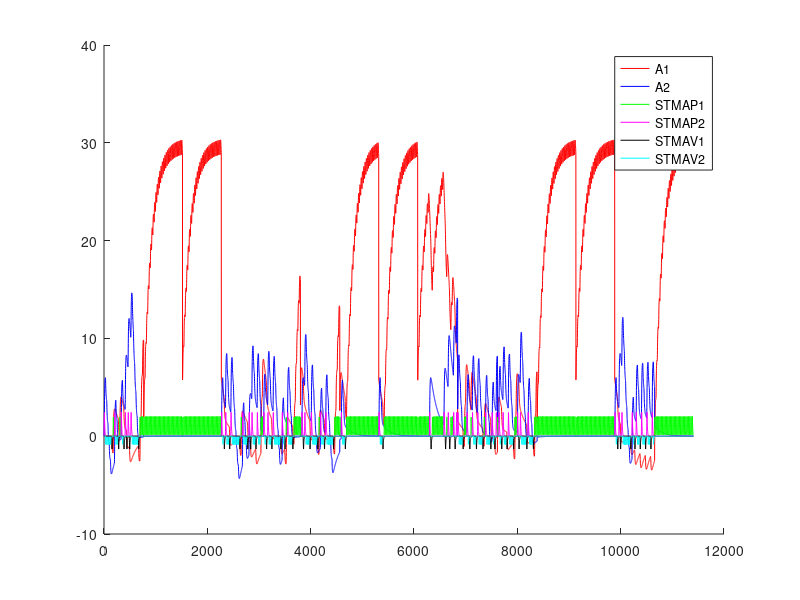

The MATLAB script that drew this image: (Note: this script raises an error after producing the figure.)
%% SHORT TERM MEMORY RESPONSE - REWARD
%% Changer les 10 premiers termes faire un duracion(i)
%% Castigos  

close all
clc
clear

%% D'abord avec la matrice 0 1 4 6  
%% 1 - Faire varier limrand - 1000 simulations, % de souris qui atteignent le maximum selon un random pour des couples alpha beta gamma delta constants
%%% ou alors au bout de combien de trials on sort de la zone de turbulence
%%%

%% 2 - On fait varier beta - On choisit un limrand qui marche un median un
%% qui marche pas a quelle vitesse s'eteint la stm, memoire courte - si on a plus de memoire, elle se d�cide plus vite

%% INICIALIZATION
%%%%%% CONSTANTES DE DECAE / SUBE
alphaAP = 0.5 ;
betaAP  = 0.125 ;
alphaAV = 0.25 ;
betaAV  = 0.125 ;
gamma = 0.0067; %0.00134; %0.0067;  %2/1 sesiones
deltaAP = 0.25 ;
deltaAV = 0.125 ;
deltaAV2 = 0.25 ;

tau = 0.8 ;
R1 = floor(10*(1-exp(-tau* 1 ))); %tiempo de refuezo para R
R2 = floor(10*(1-exp(-tau* 2 ))); %tiempo de refuezo para T

l1 = 20+R1; %20 = duraci�n entre trials
l2 = 48+R2; %48 = 20 entre trials + 8 de castigo + 20 entre trials

suma = 0; %suma es un valor necesaria para calcular max1 y min1
for i = 1:R1
  suma = suma+alphaAP*(1-betaAP)^(i-1); %% maximo por iteraciones
end

max1 = 0; %maximum de stm1
min1 = 0; %minimum de stm1
for i = 1:10
  max1 = suma + min1*(1-betaAP)^R1;
  min1 = max1*(1-betaAP)^20;
end

max2 = 0; %maximum de stm2
for i = 1:8
  max2 = max2+alphaAP*(1-betaAP)^(i-1);
end

S1 = (((max1-min1)*(0.72*l1))/2)+min1*l1; %calcul de la surfacia del triangulo m�s la de el rectangulo
                                          %0.75*l1 = 75% de l1 (base)    
S2 = (max2*(0.46*l2))/2; %calcul de la superficia del triangulo

stmAP_1_medio = S1/l1;
stmAP_2_medio = S2/l2;

A1max = (deltaAP/gamma)*stmAP_1_medio;
A2max = (deltaAP/gamma)*stmAP_2_medio;

%%%%%% CONSTANTES DE SESIONES
Ntrial  =  30 ;
Nses    =  15 ;
Ntest   =  5 ;
saving  =  0.2 ;

%%%%%% INICIALIZACION
palanca = zeros(2,1);
Rf_1=zeros(10,1);
Rf_2=zeros(10,1);
A1=zeros(1,Ntest);
A2=zeros(1,Ntest);
stmAP_1=zeros(1,Ntest);
stmAP_2=zeros(1,Ntest);
stmAV_1=zeros(1,Ntest);
stmAV_2=zeros(1,Ntest);
sesion = zeros(Nses,1);
nb_coop = zeros(Nses,Ntest);


%% INICIO DE LAS ITERATIONS
for l = 1:Ntest
  Num=0;
  for k = 1:Nses
    i=2;
    duracion = [1,1,20*ones(1,Ntrial+2)];
    d = 1;
    contador = 2;
    palanca(1)=1;
    
    if k>1
      A1(Num+1,l)=saving*A1(Num,l);
      A2(Num+1,l)=saving*A2(Num,l);
      stmAP_1(Num+1,l)=0*stmAP_1(Num,l);
      stmAP_2(Num+1,l)=0*stmAP_2(Num,l);
      stmAV_1(Num+1,l)=0*stmAV_1(Num,l);
      stmAV_2(Num+1,l)=0*stmAV_2(Num,l);
    end       
    
    for j=2:1000
      if contador == duracion(i) + d
        contador = 1 ;
        
        i = i+1 ;
        J = j ;
        
        P1(i,k)=0.5*(1-exp(-(5*A1((j-1)+Num,l))/A1max))+0.5; %probabilidad en exponential
        P2(i,k)=0.5*(1-exp(-(5*A2((j-1)+Num,l))/A2max))+0.5;

%        P1(i,k)=0.5*((A1((j-1)+Num,l)/A1max)+1); %probabilidad en linear
%        P2(i,k)=0.5*((A2((j-1)+Num,l)/A2max)+1);
        
        a = rand ;
        
        %%% ELECCION DE LA PALANCA %%%
        if abs(A1((j-1)+Num,l)-A2((j-1)+Num,l))<1
          palanca(i-1)=randi(2);
        else
          if A1((j-1)+Num,l)>A2((j-1)+Num,l)
            if a>=P1(i,k)
              palanca(i-1)=2;
            else
              palanca(i-1)=1;
            end
          else
            if a>=P2(i,k)
              palanca(i-1)=1;
            else
              palanca(i-1)=2;
            end
          end
        end

        %%% REFUERZO %%%
           %  Experimental     Oponente
        if (palanca(i-1)==1)&&(palanca(i-2)==1) %% R + 1p
          Rf_1(i)=floor(10*(1-exp(-tau* 1 )));
          Rf_2(i)=0;
          d=Rf_1(i);
          xAP_1=[ones(1,Rf_1(i)),zeros(1,duracion(i))];
          xAP_2=[zeros(1,Rf_1(i)),zeros(1,duracion(i))];
          xAV_1=[zeros(1,Rf_1(i)),zeros(1,duracion(i))];
          xAV_2=[zeros(1,Rf_1(i)),zeros(1,duracion(i))];
        elseif (palanca(i-1)==1)&&(palanca(i-2)==2) %% S + 8s
          d=8;
          xAP_1=[zeros(1,d),zeros(1,duracion(i))];
          xAP_2=[zeros(1,d),zeros(1,duracion(i))];
          xAV_1=[ones(1,d),zeros(1,duracion(i))];
          xAV_2=[zeros(1,d),zeros(1,duracion(i))];
        elseif (palanca(i-1)==2)&&(palanca(i-2)==2) %% P + 4s
          d=4;
          xAP_1=[zeros(1,d),zeros(1,duracion(i))];
          xAP_2=[zeros(1,d),zeros(1,duracion(i))];
          xAV_1=[zeros(1,d),zeros(1,duracion(i))];
          xAV_2=[ones(1,d),zeros(1,duracion(i))];
        elseif (palanca(i-1)==2)&&(palanca(i-2)==1) %% T + 2p
          Rf_1(i)=0;
          Rf_2(i)=floor(10*(1-exp(-tau* 2 )));
          d=Rf_2(i);
          xAP_1=[zeros(1,Rf_2(i)),zeros(1,duracion(i))];
          xAP_2=[ones(1,Rf_2(i)),zeros(1,duracion(i))];
          xAV_1=[zeros(1,Rf_2(i)),zeros(1,duracion(i))];
          xAV_2=[zeros(1,Rf_2(i)),zeros(1,duracion(i))];
        end
        
      else
        contador=contador+1;
      end
      
      stmAP_1(j+Num,l)=(1-betaAP)*stmAP_1((j-1)+Num,l)+alphaAP*xAP_1(contador);
      stmAP_2(j+Num,l)=(1-betaAP)*stmAP_2((j-1)+Num,l)+alphaAP*xAP_2(contador);
      
      stmAV_1(j+Num,l)=(1-betaAV)*stmAV_1((j-1)+Num,l)+alphaAV*xAV_1(contador);
      stmAV_2(j+Num,l)=(1-betaAV)*stmAV_2((j-1)+Num,l)+alphaAV*xAV_2(contador);
      
      A1(j+Num,l)=(1-gamma)*A1((j-1)+Num,l)+deltaAP*stmAP_1(j+Num,l)-deltaAV*stmAV_1(j+Num,l);
      A2(j+Num,l)=(1-gamma)*A2((j-1)+Num,l)+deltaAP*stmAP_2(j+Num,l)-deltaAV2*stmAV_2(j+Num,l);
      
      if i==Ntrial+2
        if j==J+d+19
          break
        end
      end
      
    end
    
    %%% CONTADOR DE A QUE J SE CAMBIA LA SESION
    sesion(k,l)=j+Num;

    %%% DEFINICION DE NUM
%    compteur = 0 ;
%    for i=1:length(A1(:,l))
%      if A1(i,l)~=0
%        compteur = compteur +1;
%      end
%    end
%    Num=compteur;
    Num = j+Num;
    Sizemat = length(A1);
    
    for j = 1:Ntrial
      if palanca(j)==1
        nb_coop(k,l)= nb_coop(k,l)+1;
      end
    end
  end
end


%%% PRUEBAS 
%%% ENCONTRA LA LONGITUD REAL DEL EXPERIMENTACION
nonnul = zeros(Ntest,1);
for k=1:Ntest
  for i=1:length(A1)
    if A1(i,k) ~= 0
      nonnul(k)=nonnul(k)+1;
    end
  end
end

%%% PRUEBA I _ PESO DE LA EXPERIMENTACION EN LA MEMORIA
porcent = 0;
for i = 1:Ntest
  if sum(A1(:,i)) > 10 * sum(A2(:,i))
    porcent = porcent +1;
  end
end

%%% PRUEBA II _ SI LA EXCITATION ALCANZA A SU MAXIMUM
maxima = zeros(Ntest,1);
for k = 1:Ntest
  if floor(max(A1(:,k))) == floor(max(max(A1))) 
    maxima(k) = maxima(k) +1;
  end
end

%%% PRUEBA III _ EN QUE SESION LA PALANCA GANA DE VERDAD
%ird = zeros(Ntest,1);
%for k = 1:Ntest
%  i=1;
%  while 1
%    if A1(nonnul(k)-i,k) < limrand
%      ird(k) = nonnul(k)-i+1;
%      break;
%    else
%      i=i+1;
%    end
%  end
%end

%%% PRUEBA IV _ CONVIERTE J EN NUMERO DE SESION
%for k = 1:Ntest
%  i=1;
%  while 1
%    if ird(k) <= sum(sesion(1:i)+50)
%      ird(k)=i;
%      break;
%    else
%      i=i+1;
%    end
%  end
%end

%%% PRUEBA V _ PORCENTAJE DE COOPERACION POR SESION / EXPERIMENTO


porcentaje_coop_sesion=zeros(Nses,Ntest);
porcentaje_coop_experimento=zeros(Ntest,1);
for k = 1:Ntest
  porcentaje_coop_experimento(k)=sum(nb_coop(:,k))/(Ntrial*Nses)*100;
end


%%% DEMOSTRACION 


%promedio_sesion=sum(ird)/Ntest
porcent_10xsuperior_al_otra=porcent/Ntest * 100;
cuanto_alcanzan_al_maxima=sum(maxima)/Ntest * 100;
porcentaje_coop_experimento;
porcentaje_coop_sesion=floor(nb_coop/Ntrial*100);


for i=1:5
  figure
  hold on
  plot(1:Sizemat,A1(:,i),'r',1:Sizemat,A2(:,i),'b',1:Sizemat,stmAP_1(:,i),'g',1:Sizemat,stmAP_2(:,i),'m',1:Sizemat,-stmAV_1(:,i),'k',1:Sizemat,-stmAV_2(:,i),'c')
  legend("A1","A2","STMAP1","STMAP2","STMAV1","STMAV2");
  for j=1:Nses
    plot(sesion(j,i)*ones(1,max(max(A1(:,i)),max(A2(:,i)))),(1:max(max(A1(:,i)),max(A2(:,i)))),'--k');
  end
end

color = 'rgbmkmrgbk';
figure
hold on
for i=1:Ntest
  plot(1:Nses,porcentaje_coop_sesion(:,i),'Color',color(i));
  title('Porcentaje de Cooperacion');
  xlabel('Numero de sesion');
  ylabel('Porcentaje');
end
hold off

%%% probl�me de temps, pas le temps de d�croitre du coup red�marre plus
%%% haut CQFD
%%%% CASTIGO DE TIEMPO 
%%%% CUANTO VECES ELIGE COOPERATION
%%% Pour chaque session r�cup�rer le nombre de coop�ration et tracer la
%%% courbe correspondante 

